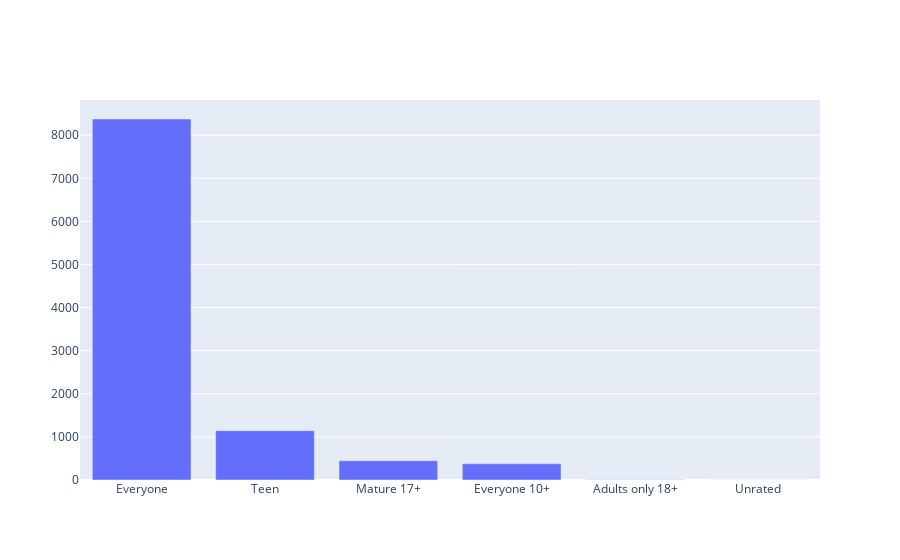

This figure's notebook cell:
### Code cell
import plotly
plotly.offline.init_notebook_mode(connected=True)
import plotly.graph_objs as go

# Print the total number of unique categories
num_options = len(apps["Content Rating"].unique())
print('Number of options = ', num_options)

# Count the number of apps in each 'Category' and sort them in descending order
num_apps_in_Content_Rating = apps["Content Rating"].value_counts().sort_values(ascending = False)

data = [go.Bar(
        x = num_apps_in_Content_Rating.index, # index = category name
        y = num_apps_in_Content_Rating.values, # value = count
)]

plotly.offline.iplot(data)

### Figure 1 — Plotly figure (JSON) as saved in the notebook; plotly's stock layout.template omitted (floating-point values rounded to 4 significant figures)
{"data": [{"type": "bar", "x": ["Everyone", "Teen", "Mature 17+", "Everyone 10+", "Adults only 18+", "Unrated"], "y": [8377, 1145, 447, 376, 3, 2]}], "layout": {"autosize": true, "xaxis": {"autorange": true, "range": [-0.5, 5.5], "type": "category"}, "yaxis": {"autorange": true, "range": [0, 8818.0], "type": "linear"}}}
